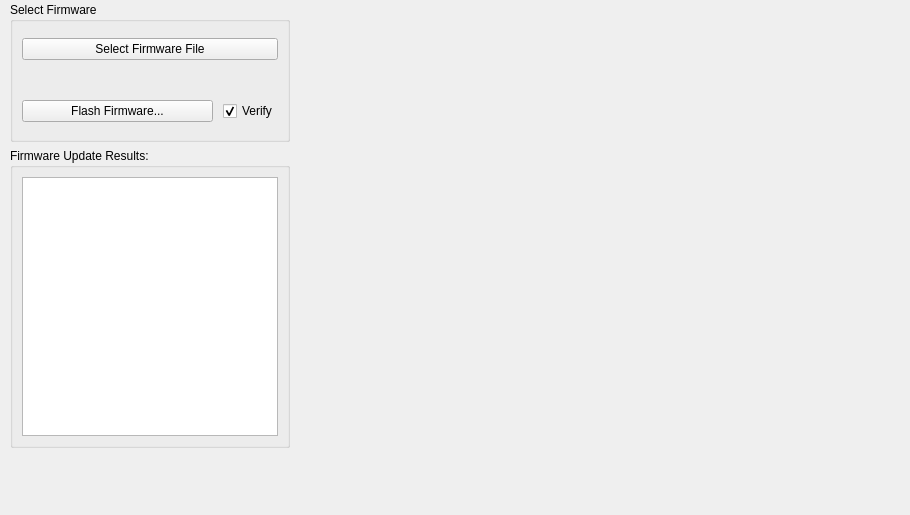
         <widget class="QWidget" name="tab_UpdateFW">
          <attribute name="title">
           <string>Update Firmware</string>
          </attribute>
          <widget class="QWidget" name="layoutWidget">
           <property name="geometry">
            <rect>
             <x>10</x>
             <y>2</y>
             <width>891</width>
             <height>504</height>
            </rect>
           </property>
           <layout class="QHBoxLayout" name="horizontalLayout_17">
            <item>
             <layout class="QVBoxLayout" name="verticalLayout_7">
              <item>
               <widget class="QGroupBox" name="groupBox">
                <property name="minimumSize">
                 <size>
                  <width>280</width>
                  <height>140</height>
                 </size>
                </property>
                <property name="maximumSize">
                 <size>
                  <width>280</width>
                  <height>140</height>
                 </size>
                </property>
                <property name="title">
                 <string>Select Firmware</string>
                </property>
                <layout class="QVBoxLayout" name="verticalLayout_5">
                 <item>
                  <widget class="QPushButton" name="SelectFirmwareButton">
                   <property name="sizePolicy">
                    <sizepolicy hsizetype="Ignored" vsizetype="Fixed">
                     <horstretch>0</horstretch>
                     <verstretch>0</verstretch>
                    </sizepolicy>
                   </property>
                   <property name="text">
                    <string>Select Firmware File</string>
                   </property>
                  </widget>
                 </item>
                 <item>
                  <widget class="QLabel" name="fileLabel">
                   <property name="sizePolicy">
                    <sizepolicy hsizetype="Preferred" vsizetype="Fixed">
                     <horstretch>0</horstretch>
                     <verstretch>0</verstretch>
                    </sizepolicy>
                   </property>
                  </widget>
                 </item>
                 <item>
                  <layout class="QHBoxLayout" name="horizontalLayout_33">
                   <property name="spacing">
                    <number>10</number>
                   </property>
                   <property name="topMargin">
                    <number>0</number>
                   </property>
                   <item>
                    <widget class="QPushButton" name="flashButton">
                     <property name="text">
                      <string>Flash Firmware...</string>
                     </property>
                    </widget>
                   </item>
                   <item>
                    <widget class="QCheckBox" name="checkBox_verifyFwFlash">
                     <property name="sizePolicy">
                      <sizepolicy hsizetype="Maximum" vsizetype="Fixed">
                       <horstretch>0</horstretch>
                       <verstretch>0</verstretch>
                      </sizepolicy>
                     </property>
                     <property name="toolTip">
                      <string>&lt;html&gt;&lt;head/&gt;&lt;body&gt;&lt;p&gt;Verify firmware after flashing (takes longer but is safer).&lt;/p&gt;&lt;/body&gt;&lt;/html&gt;</string>
                     </property>
                     <property name="text">
                      <string>Verify</string>
                     </property>
                     <property name="checked">
                      <bool>true</bool>
                     </property>
                    </widget>
                   </item>
                  </layout>
                 </item>
                </layout>
               </widget>
              </item>
              <item>
               <widget class="QGroupBox" name="groupBoxTextResults">
                <property name="minimumSize">
                 <size>
                  <width>280</width>
                  <height>300</height>
                 </size>
                </property>
                <property name="maximumSize">
                 <size>
                  <width>16777215</width>
                  <height>16777215</height>
                 </size>
                </property>
                <property name="title">
                 <string>Firmware Update Results:</string>
                </property>
                <layout class="QVBoxLayout" name="verticalLayout_2">
                 <item>
                  <widget class="QTextBrowser" name="textFlashOutput">
                   <property name="sizePolicy">
                    <sizepolicy hsizetype="Fixed" vsizetype="Expanding">
                     <horstretch>0</horstretch>
                     <verstretch>0</verstretch>
                    </sizepolicy>
                   </property>
                   <property name="minimumSize">
                    <size>
                     <width>0</width>
                     <height>150</height>
                    </size>
                   </property>
                  </widget>
                 </item>
                </layout>
               </widget>
              </item>
              <item>
               <spacer name="verticalSpacer_11">
                <property name="orientation">
                 <enum>Qt::Vertical</enum>
                </property>
                <property name="sizeHint" stdset="0">
                 <size>
                  <width>38</width>
                  <height>48</height>
                 </size>
                </property>
               </spacer>
              </item>
             </layout>
            </item>
            <item>
             <spacer name="horizontalSpacer_16">
              <property name="orientation">
               <enum>Qt::Horizontal</enum>
              </property>
              <property name="sizeHint" stdset="0">
               <size>
                <width>40</width>
                <height>20</height>
               </size>
              </property>
             </spacer>
            </item>
           </layout>
          </widget>
         </widget>
